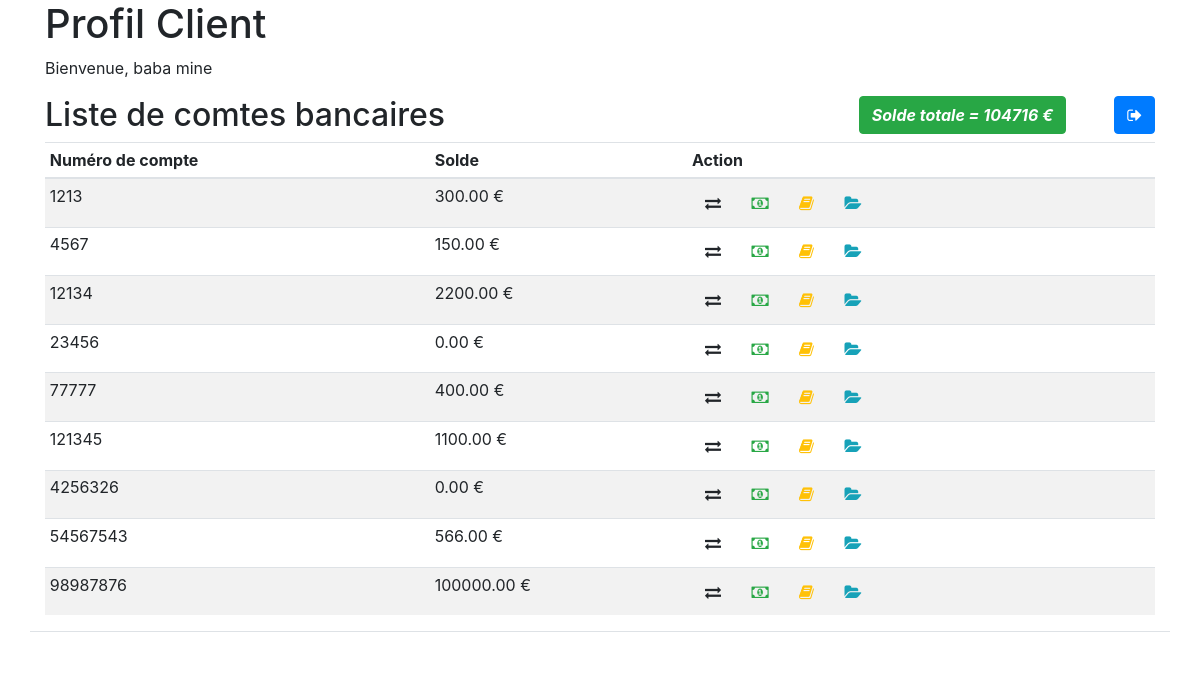
The app's page /Session_Client_Gestion_compres_bancaires/client_profil.php (signed in) with its own data.
### tables this page shows
CREATE TABLE `clients` (
  `id_client` int(11) NOT NULL,
  `nom_client` varchar(50) NOT NULL,
  `prenom_client` varchar(50) NOT NULL,
  `email_client` varchar(255) NOT NULL,
  `mot_de_passe_client` varchar(255) NOT NULL,
  `telephone_client` int(15) DEFAULT NULL,
  `adresse_client` varchar(255) DEFAULT NULL,
  `status_client` varchar(3) DEFAULT NULL
);

CREATE TABLE `compte_bancaire` (
  `numero_compte` int(11) NOT NULL,
  `solde` decimal(10,2) DEFAULT NULL,
  `id_client` int(11) NOT NULL
);

### Session_Client_Gestion_compres_bancaires/client_profil.php (the view, shortened to what this page needs)
<?php
require 'Client.php';
try {
    $id_client = $_SESSION['id_client'];
    $stmt = $conn->prepare("SELECT * FROM clients WHERE id_client = :id_client");
    $stmt->bindParam(':id_client', $id_client);
    $stmt->execute();
    $client = $stmt->fetch();
    $stmt = $conn->prepare("SELECT * FROM compte_bancaire where  id_client = :id_client");
    $stmt->bindParam(':id_client', $client['id_client']);
    $stmt->execute();
    $comptes_bancaires = $stmt->fetchAll();
    ?>
    <!DOCTYPE html>
    <html>
    <head>
        <link rel="stylesheet" href="../bootstrap/css/bootstrap.css">
        <link rel="stylesheet" href="../fontAwesome/css/font-awesome.css">
    </head>
    <body>
        <div class="container">
        <h1>Profil Client</h1>
        <p>Bienvenue, <?php echo $client['nom_client']. " " .$client['prenom_client']; ?></p>
        <?php $solde=0 ; if(count($comptes_bancaires) >0):?>
            <?php foreach($comptes_bancaires as $compte):?>
                <?php $solde += $compte['solde']; ?>
            <?php endforeach?>
        <?php endif;?>
        <a class='btn btn-primary float-right' href="<?php echo pathinfo($_SERVER['REQUEST_URI'])['dirname']; ?>/deconnexion.php" ><i class="fa fa-sign-out" aria-hidden="true"></i></a>
        <span class="btn btn-success float-right mx-5 font-italic font-weight-bold ">Solde totale = <?=$solde?> &euro;</span>
        <h2>Liste de comtes bancaires</h2>
        <?php if (count($comptes_bancaires) === 0) { ?>
            <p>Aucun compte bancaire enregistré pour ce client.</p>
            <?php } else { ?>
                <table class="table table-striped table-sm" >
                    <thead>
                        <tr>
                            <th scop="row">Numéro de compte</th>
                            <th>Solde</th>
                            <th>Action</th>
                        </tr>
                    </thead>
                    <tbody>
                    <?php foreach ($comptes_bancaires as $compte) { ?>
                            <tr>
                                <td><?php echo $compte['numero_compte']; ?></td>
                                <td><?php echo $compte['solde']; ?> &euro;</td>
                                <td>
                                    <button class="btn btn-outline" onclick="openTransferForm(<?= $compte['numero_compte'] ?>,'Transfert');">
                                        <i class="fa fa-exchange" aria-hidden="true"></i>
                                    </button>
                                    <button class="btn btn-outline text-success" onclick="openPretForm(<?= $compte['numero_compte'] ?>, 'Demande pret')">
                                        <i class="fa fa-money" aria-hidden="true"></i>
                                    </button>
                                    <button class="btn btn-outline text-warning" onclick="demandeCarnetCheque(<?= $compte['numero_compte'] ?>);">
                                        <i class="fa fa-book" aria-hidden="true"></i>
                                    </button>
                                    <button class="btn btn-outline text-info" onclick="listeOperation(<?= $id_client ?>,<?= $compte['numero_compte'] ?>);">
                                        <i class="fa fa-folder-open" aria-hidden="true"></i>
                                    </button>
                                </td>
                            </tr>
                        <?php }
                    ?>
                    </tbody>
                </table>
<?php }
?>
            <div class="row">
                <div class="col col-12 border-top p-2" id='responseFormTransfert'></div>
            </div>
    </div>
    </body>
    </html>
    <?php
    } catch (PDOException $e) {
        echo "Erreur : " . $e->getMessage();
    }
    ?>

### records on screen
clients: nom_client "baba", prenom_client "mine"
compte_bancaire: numero_compte "1213", solde "300.00"
compte_bancaire: numero_compte "4567", solde "150.00"
compte_bancaire: numero_compte "12134", solde "2200.00"
compte_bancaire: numero_compte "23456", solde "0.00"
compte_bancaire: numero_compte "77777", solde "400.00"
compte_bancaire: numero_compte "121345", solde "1100.00"
compte_bancaire: numero_compte "4256326", solde "0.00"
compte_bancaire: numero_compte "54567543", solde "566.00"
compte_bancaire: numero_compte "98987876", solde "100000.00"

### other values on screen
$solde "104716"
